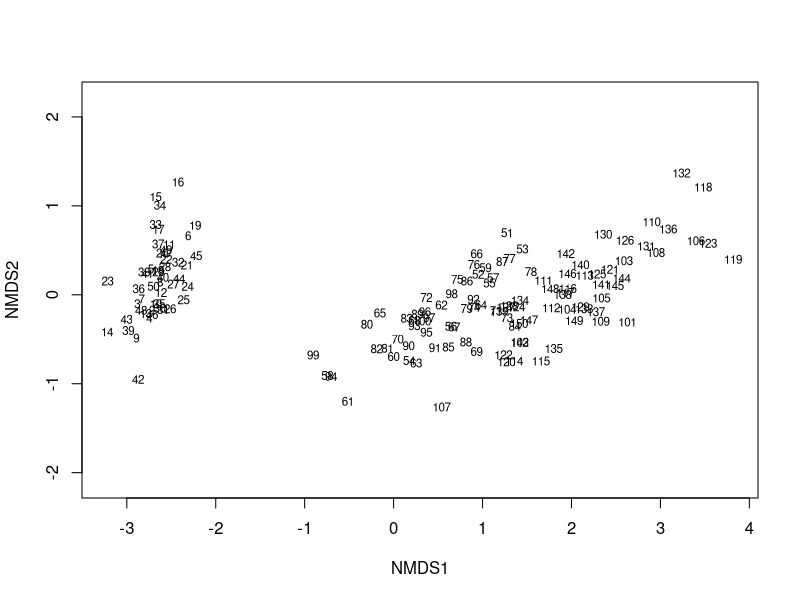
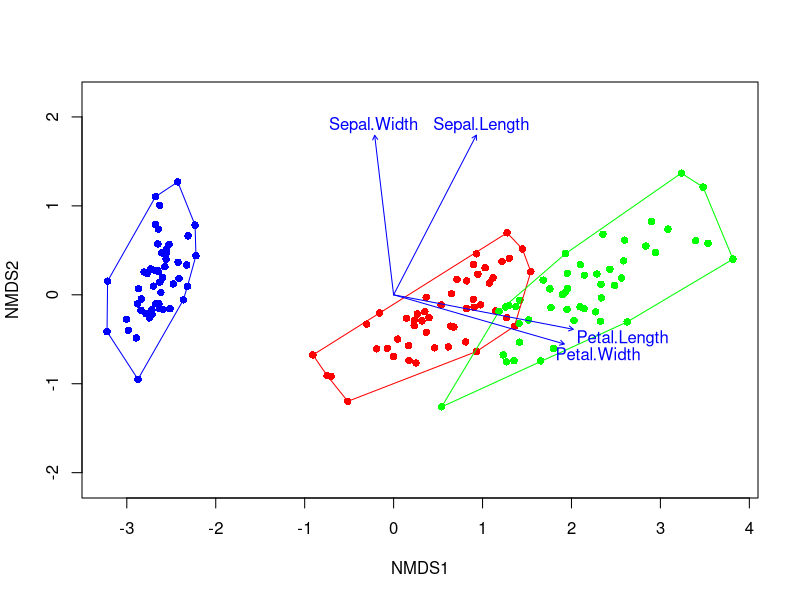

Write the R code that produced these figures, in order.
##Primeiramente jovens, como escolher nosso diret?rio de trabalho no R?
##Usem a fun??o setwd(),e entre os parenteses copiem o local da sua pasta
##de trabalho,lembrem-se, se voc? usa windows (amador), como eu,
##mudem o lado das barrinhas dessa->'\', para essa ->'/'. 


setwd("C:/R/Dados")


##Por?m para nosso exemplo usaremos dados que j? existem na mem?ria do R
##, ou seja, o passo acima foi s? perda de tempo! :)
##Vamos usar o dataset "iris". Para carregar esses dados use a fun??o data():


data(iris)


##Cofere ae, só para garantir:


summary(iris)


######Se tudo deu certo, continuemos:#####

##Vamos precisar do patote "vegan". Use a função install.packages()
##para baixar o pacote caso voc? n?o o tenha instalado.


install.packages("vegan")


##Para "chamar" o pacote ap?s a instala??o use library():


library(vegan)


##Olha os dados:


iris


######Criando objeto das vari?veis sem os nomes das esp?cies:

iris_data<-iris[ , 1:4]

summary(iris_data)

################################################################


## CRIANDO A MATRIZ DE DIST?NCIA 


iris_data_euc<-vegdist(iris_data, method="euclidean")


### REALIZANDO AN?LISE ###

##### try e trymax delimita o n?mero m?ximo e m?nimo de rodadas
##ponto de stress abaixo de 0,2 muito bom

nmds.euc<-metaMDS(iris_data_euc, try=20, trymax=50)


## Visulizando gr?fico feito

plot(nmds.euc, type="t")

#######################################

##inserindo as esp?cies na parada


as.data.frame(iris[ ,5])

sp_iris<-iris[ ,5]

### Fazendo o gr?fico


cores.sp<-c("blue", "red", "green")   ##Colocar cada esp?cie em cor diferente
plot(nmds.euc, type="n")   ##plotar a janela fazia para come?ar a brincadeira
points(nmds.euc, pch=16, col=cores.sp[sp_iris])   ##Continuando o gr?fico
ordihull(nmds.euc,sp_iris, col=cores.sp)   ## e para ficar mais bonitinho!

envfit.euc<-envfit(nmds.euc, iris_data)   ##Agora nós podemos ver como cada vari?vel influ?ncia ou n?o a forma??o dos grupos usando a fun??o envifit().
envfit.euc
plot(envfit.euc)
